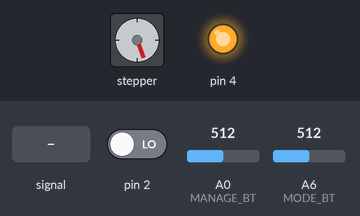
The sketch below on a simulated Arduino Nano, built with avr-gcc and run on an emulated ATmega328P. On the bench: stepper motor, output pins drawn as LEDs (lit = HIGH). Wiring (inferred from the names in the program): stepper motor driver (200 steps per turn assumed): step pin 9; direction pin 8; enable pin 10. The inputs (shaded band) are chosen by the test bench; at power-on: pin 2 LOW, A0 (MANAGE_BT) = 512, A6 (MODE_BT) = 512. Pins used as bus, display or sensor lines are not drawn.

Above: at 0.8 s.
0.9 s: A0 (MANAGE_BT) fed a 200 Hz sine of ±81 counts around its level
At 2.0 s:
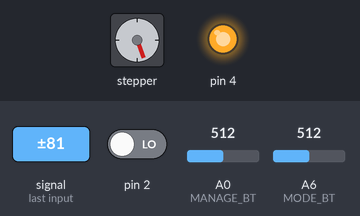
3.9 s: pin 2 driven HIGH
6.9 s: pin 2 driven LOW
Timing chart, 0 to 9.9 s (numbered marks = the images above; inputs shaded):
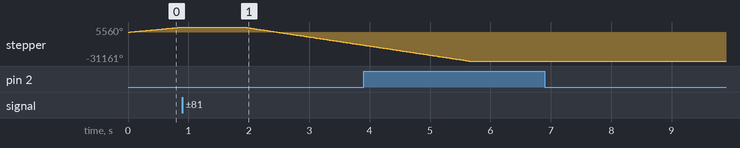

The sketch:

manual_auto_control.ino
```cpp
#include "GyverTimers.h"
//подключаем все блоки кнопок
#define SPEED_BT A1
#define MODE_BT A6
#define MANAGE_BT A0
//входы с блока cassy
#define REL_CAS A3
#define ANA_CAS A2
//пины для управления tmc2208
#define DIR 8
#define STEP 9
#define EN 10

#define STEP_ROUND 220*8 // число микрошагов в одном обороте
#define ROUND_DIST 8.7 // число мм в одном обороте

int SPEED = 50; //на один микрошаг -- 2*SPEED микросекунд

int manage_bt, mode_bt; //переменные для выбора режима работы
//mode: 0 - manual
//      1 - auto
//      2 - not choosen
// manage: 0 - stop
//         1 - limiter switch
//         2 - left
//         3 - right
//         4 - not choosen
int manage_val, mode_val, relay_val; //переменные для считывания напряжения на аналоговом входе

//переменные для создания посылки в cassy
long pos = 0;
int pack[10];
int posVal;

float dist = 1; //переменная для хранения перемещения в мм
float deg = dist * 22.8; //переменная для хранения угла поворота в сотых градуса
long num = round(deg/0.18);

volatile int counter = 9;

//функция, делающая один микрошаг
void ONE_STEP(int pace) {
  digitalWrite(EN, LOW);
  digitalWrite(STEP, HIGH);
  delayMicroseconds(pace);
  digitalWrite(STEP, LOW);
  delayMicroseconds(pace);
  //digitalWrite(EN, HIGH);
}
//функция, выполняющая один микрошаг влево
void GO_LEFT(int pace) {
  if (manage_bt != 1){
  digitalWrite(DIR, HIGH);
  ONE_STEP(pace);
  pos--;
  }
  //Serial.println("left");
}
//функция, выполняющая один микрошаг вправо
void GO_RIGHT(int pace) {
  digitalWrite(DIR, LOW);
  ONE_STEP(pace);
  pos++;
  //Serial.println("right");
}

void setup() {
  //analogReference(INTERNAL);
  // put your setup code here, to run once:
  attachInterrupt(0, packageSetup, CHANGE);

  Serial.begin(9600);

  Timer2.setPeriod(25);
  //пин для отправки данных в cassy
  pinMode(4, OUTPUT);

  PORTD |= 1 << 4;

  pinMode(DIR, OUTPUT);
  pinMode(STEP, OUTPUT);
  pinMode(EN, OUTPUT);
  //digitalWrite(EN, HIGH);
  //digitalWrite(DIR, LOW);
  manage_bt = 0;
  mode_bt = 0;

//  while ((analogRead(MANAGE_BT) < 570) || (analogRead(MANAGE_BT) > 600)){
//    GO_LEFT(SPEED);
//  }
//едем влево, пока не упремся в концевик. Во избежание дребезга - ждем тройного "срабатывания" концевика
  int cnt = 0;
  while (true){
   manage_val = analogRead(MANAGE_BT);
   if ((manage_val > 570) && (manage_val < 600)){
   cnt++;
   if (cnt >= 3){
   break;
   }
   }
   else cnt = 0;
    GO_LEFT(SPEED);
  }
  pos = 0;
  //Serial.println("Концевик!!");
  delay(1000);
  //едем вправо на 10 см
  while (pos <= 20400){
    GO_RIGHT(SPEED);
  }
  delay(1000);
}
//функция для подготовки массива, в котором собирается очередность и длительность импульсов для отправки в cassy
void packageSetup(){
  Timer2.disableISR(CHANNEL_B);
//  dist = pos * ROUND_DIST/STEP_ROUND;
//  deg = dist * 22.92;
//  num = round(deg / 0.18);
  num = round(pos*0.062);
// num = 20;
  for (int i = 0; i < 4; i++){
    posVal = bitRead(num, 0)*(1<<0)+bitRead(num, 1)*(1<<1)+bitRead(num, 2)*(1<<2)+bitRead(num, 3)*(1<<3);
    pack[2*i+1] = posVal + 7;
    pack[2*i+2] = posVal + 7;
    num >>= 4;
  }
  pack[9] = 7;
  pack[0] = 1;
  counter = 9;
  Timer2.enableISR(CHANNEL_B);
}
//по прерыванию отправляется посылка, если есть, что отправлять
ISR(TIMER2_B){
  if (counter >= 0){
    if (pack[9 - counter] > 0){
      pack[9 - counter] --;
    }
    else{
      PORTD = PORTD ^ 1 << 4;
      counter --;
    }
  }
  else{
    Timer2.disableISR(CHANNEL_B);
    PORTD |= 1 << 4;
  }
}

void loop() {
  //вначале каждого цикла считываем значения с кнопок режима и кнопок управления
  manage_val = analogRead(MANAGE_BT);
  mode_val = analogRead(MODE_BT);
  if ((mode_val > 920) && (mode_val < 945)) mode_bt = 1; //режим управления с cassy
  if ((mode_val > 850) && (mode_val < 880)) mode_bt = 0; //режим ручного управления

  if ((manage_val > 670) && (manage_val < 690)) manage_bt = 0; //кнопка стоп
  if ((manage_val > 570) && (manage_val < 600)) manage_bt = 1; //концевик


  if (manage_bt == 1) digitalWrite(EN, HIGH);

  if (mode_bt == 0){
      if ((manage_val > 770) && (manage_val < 800)) manage_bt = 3; //едем вправо
      if ((manage_val > 920) && (manage_val < 940)) manage_bt = 2; //едем влево
      SPEED = 205 - analogRead(SPEED_BT)/5;
      if (manage_bt == 0) digitalWrite(EN, HIGH);
      if (manage_bt == 2){
        GO_LEFT(SPEED);
      }
      if (manage_bt == 3){
        GO_RIGHT(SPEED);
      }
      mode_bt = 2;
  }

  if (mode_bt == 1){
    //if (manage_bt < 2) digitalWrite(EN, HIGH);
    if (manage_val == 0) manage_bt = 4;
    //добавлен порог в 15 единиц, дабы избежать дребезгов
    if (analogRead(ANA_CAS) > 15){
      relay_val = analogRead(REL_CAS);
      SPEED = 198 - analogRead(ANA_CAS)/5;
      if (relay_val == 0){
        GO_LEFT(SPEED);
    }
      if (relay_val != 0){
        GO_RIGHT(SPEED);
      }
    }
    mode_bt = 2;
  }
}
```
